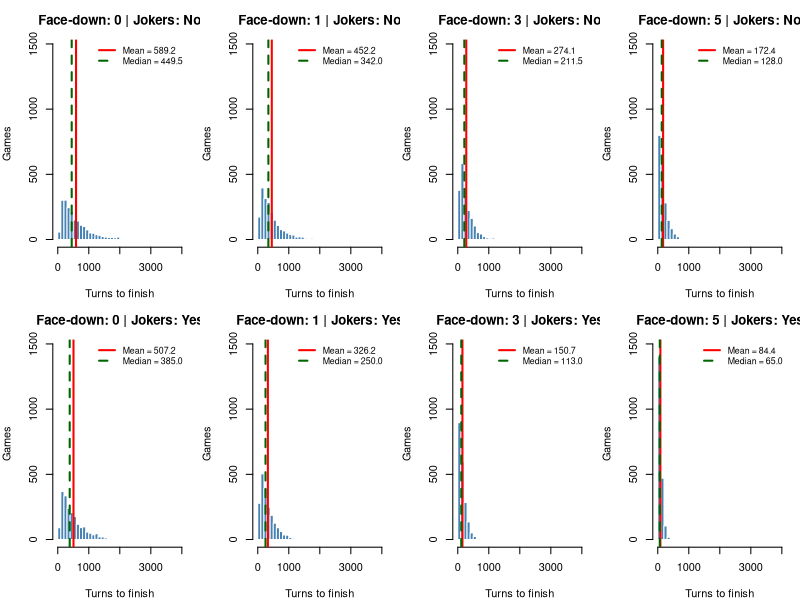

Write R code to recreate this figure.
###############################################################################
# WAR (card game) -- Monte Carlo simulation
#
# Rules implemented
#   * Standard 52-card deck (ranks 2..14, Ace high), split evenly between 2 players.
#   * Optional: add 2 Jokers (27 cards each). A Joker is a wild "tie-maker":
#     any flip involving a Joker automatically triggers a war, no matter what
#     the opposing card is (including another Joker).
#   * On a tie, each player puts `facedown` cards face down, then flips one
#     card face up. Higher wins the whole pot. Ties/Jokers repeat the war.
#   * If a player can't cover the full face-down count, they put down as many
#     as they can while keeping one card for the face-up flip. If a player has
#     no cards left when a war starts, they lose.
#   * Winnings go to the bottom of the winner's hand, in random order by
#     default (this prevents the endless loops that fixed order can produce).
#
# "Turn" = one battle (the initial flip plus any chain of wars that follows).
# Set war_counts_as_turn = TRUE if you'd rather count every face-up flip round.
###############################################################################

JOKER <- 15L  # internal code for a Joker

# ---- Play a single game ------------------------------------------------------
play_war <- function(facedown = 3,
                     jokers = FALSE,
                     max_turns = 20000L,
                     shuffle_winnings = TRUE,
                     war_counts_as_turn = FALSE) {

  deck <- rep(2:14, each = 4)
  if (jokers) deck <- c(deck, JOKER, JOKER)
  deck <- deck[sample.int(length(deck))]
  half <- length(deck) %/% 2
  a <- deck[seq_len(half)]
  b <- deck[(half + 1):length(deck)]

  gather <- function(pot) {
    if (shuffle_winnings) pot[sample.int(length(pot))] else pot
  }

  turns <- 0L
  wars  <- 0L

  while (length(a) > 0L && length(b) > 0L && turns < max_turns) {
    turns <- turns + 1L

    ca <- a[1]; a <- a[-1]
    cb <- b[1]; b <- b[-1]
    pot <- c(ca, cb)

    repeat {
      tie <- (ca == JOKER) || (cb == JOKER) || (ca == cb)

      if (!tie) {
        if (ca > cb) a <- c(a, gather(pot)) else b <- c(b, gather(pot))
        break
      }

      # ---- WAR ----
      wars <- wars + 1L
      if (war_counts_as_turn) turns <- turns + 1L

      # A player with no cards cannot continue and loses the war
      if (length(a) == 0L || length(b) == 0L) {
        if (length(a) > 0L) a <- c(a, gather(pot))
        else if (length(b) > 0L) b <- c(b, gather(pot))
        # (both empty = draw; nothing to distribute)
        break
      }

      # Face-down cards (keep at least one card for the face-up flip)
      da <- min(facedown, length(a) - 1L)
      db <- min(facedown, length(b) - 1L)
      pot <- c(pot, a[seq_len(da)], b[seq_len(db)])
      a <- a[seq_along(a) > da]
      b <- b[seq_along(b) > db]

      # Face-up cards
      ca <- a[1]; a <- a[-1]
      cb <- b[1]; b <- b[-1]
      pot <- c(pot, ca, cb)
    }
  }

  winner <- if (length(a) > 0L && length(b) == 0L) 1
            else if (length(b) > 0L && length(a) == 0L) 2
            else if (length(a) == 0L && length(b) == 0L) 0   # draw
            else NA_real_                                    # hit max_turns

  c(turns = turns, wars = wars, winner = winner)
}

# ---- Monte Carlo driver --------------------------------------------------------
# facedown : a number or a vector of numbers (e.g. c(0, 1, 3, 5)) to compare
# jokers   : FALSE, TRUE, or c(FALSE, TRUE) to compare both
simulate_war <- function(n_sims = 5000,
                         facedown = c(1, 3),
                         jokers = c(FALSE, TRUE),
                         seed = NULL,
                         plot = TRUE,
                         ...) {

  if (!is.null(seed)) set.seed(seed)

  settings <- expand.grid(facedown = facedown, jokers = jokers)
  all_results <- vector("list", nrow(settings))
  summaries   <- vector("list", nrow(settings))

  for (i in seq_len(nrow(settings))) {
    fd <- settings$facedown[i]
    jk <- settings$jokers[i]

    res <- t(vapply(seq_len(n_sims),
                    function(k) play_war(facedown = fd, jokers = jk, ...),
                    numeric(3)))
    res <- as.data.frame(res)
    done <- !is.na(res$winner)
    t_done <- res$turns[done]

    all_results[[i]] <- res
    summaries[[i]] <- data.frame(
      facedown   = fd,
      jokers     = jk,
      n_sims     = n_sims,
      mean_turns = mean(t_done),
      median     = median(t_done),
      sd         = sd(t_done),
      min        = min(t_done),
      p95        = unname(quantile(t_done, 0.95)),
      max        = max(t_done),
      mean_wars  = mean(res$wars[done]),
      p1_win_pct = 100 * mean(res$winner[done] == 1),
      draw_pct   = 100 * mean(res$winner[done] == 0),
      unfinished = sum(!done)
    )
  }

  summary_tbl <- do.call(rbind, summaries)
  rownames(summary_tbl) <- NULL

  cat("\n===== WAR SIMULATION RESULTS (", n_sims, " games per setting) =====\n", sep = "")
  print(format(summary_tbl, digits = 4), row.names = FALSE)
  cat("\nTurn = one battle incl. any chain of wars. Stats use finished games only.\n")

  if (plot) {
    all_turns <- unlist(lapply(all_results, function(r) r$turns[!is.na(r$winner)]))
    brks <- pretty(range(all_turns), n = 35)
    ymax <- max(vapply(all_results, function(r) {
      max(hist(r$turns[!is.na(r$winner)], breaks = brks, plot = FALSE)$counts)
    }, numeric(1)))

    nf <- length(unique(settings$facedown))
    nj <- length(unique(settings$jokers))
    op <- par(mfrow = c(nj, nf), mar = c(4, 4, 3, 1))
    on.exit(par(op), add = TRUE)

    for (i in seq_len(nrow(settings))) {
      t_done <- all_results[[i]]$turns[!is.na(all_results[[i]]$winner)]
      hist(t_done, breaks = brks, ylim = c(0, ymax * 1.05),
           col = "steelblue", border = "white",
           main = sprintf("Face-down: %d | Jokers: %s",
                          settings$facedown[i],
                          ifelse(settings$jokers[i], "Yes", "No")),
           xlab = "Turns to finish", ylab = "Games")
      abline(v = mean(t_done),   col = "red",      lwd = 2)
      abline(v = median(t_done), col = "darkgreen", lwd = 2, lty = 2)
      legend("topright", bty = "n", cex = 0.8,
             legend = c(sprintf("Mean = %.1f", mean(t_done)),
                        sprintf("Median = %.1f", median(t_done))),
             col = c("red", "darkgreen"), lty = c(1, 2), lwd = 2)
    }
  }

  invisible(list(summary = cbind(summary_tbl), settings = settings,
                 results = all_results))
}

# ---- Example usage -------------------------------------------------------------
# Compare 0, 1, 3 and 5 face-down cards, with and without Jokers:
out <- simulate_war(n_sims = 2000,
                    facedown = c(0, 1, 3, 5),
                    jokers = c(FALSE, TRUE),
                    seed = 42)

# Single configuration (standard deck, 3 face-down, 10,000 games):
# out <- simulate_war(n_sims = 10000, facedown = 3, jokers = FALSE)

# Count every war flip round as its own turn:
# out <- simulate_war(n_sims = 2000, facedown = 3, war_counts_as_turn = TRUE)

# Raw per-game data for a setting (turns, wars, winner):
# head(out$results[[1]])
